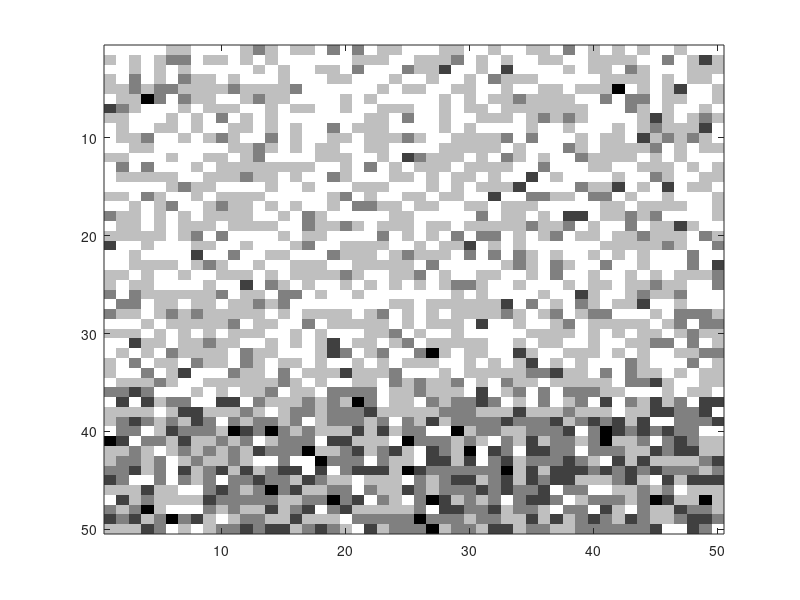

MATLAB code to generate this figure:
%% CONSTANT VARIABLES AND PARAMETERS %%%%%%%%%%%%%%%%%%%%%%%%%%%%%%%%%%%%%%
% Constant variables and parameters are defined in this section.
%%%%%%%%%%%%%%%%%%%%%%%%%%%%%%%%%%%%%%%%%%%%%%%%%%%%%%%%%%%%%%%%%%%%%%%%%%%
clear;
tic;
% duration in ticks
if ~exist('DURATION', 'var')
    DURATION = 200;
end
% height and width of the field
if ~exist('HEIGHT', 'var')
    HEIGHT = 50;
end
if ~exist('WIDTH', 'var')
    WIDTH = 50;
end
if ~exist('SCENARIO', 'var')
    SCENARIO = 2;
end
%FILLRATIO = 0.5;
% initial random filling
fields = randi(16,HEIGHT,WIDTH)-1;
kernel1 = [ones(HEIGHT, floor(WIDTH/2)), zeros(HEIGHT, ceil(WIDTH/2))];
kernel2 = [ones(floor(HEIGHT/2), WIDTH); zeros(ceil(HEIGHT/2), WIDTH)];
kernel3 = [ones(floor(HEIGHT/2), ceil(WIDTH/2)), zeros(floor(HEIGHT/2), ceil(WIDTH/2)); 
    zeros(floor(HEIGHT/2), ceil(WIDTH/2)),ones(floor(HEIGHT/2), ceil(WIDTH/2))];
if (SCENARIO == 1)
    fields = fields .* kernel1;
elseif (SCENARIO == 2)
    fields = fields .* kernel2;
elseif (SCENARIO == 3)
    fields = fields .* kernel3;
end

%% CALCULATIONS, FUNCTION CALLS AND MAIN PROGRAM %%%%%%%%%%%%%%%%%%%%%%%%%%
% All general calculations and operations come here.
%%%%%%%%%%%%%%%%%%%%%%%%%%%%%%%%%%%%%%%%%%%%%%%%%%%%%%%%%%%%%%%%%%%%%%%%%%%
% pre-allocation of memory for efficient use
animation = cell(HEIGHT, WIDTH, DURATION);
% actual calculations
i = 0;
while (i < DURATION)
    i = i+1;
    % collision
    for row = 1:HEIGHT
        for column = 1:WIDTH
            collisionField = fields(row, column);
            if collisionField == 5
                fields(row, column) = 10;
            elseif collisionField == 10;
                fields(row, column) = 5;
            end
        end
    end
    fieldsNew = zeros(HEIGHT, WIDTH);
    % propagation
    for row = 1:HEIGHT
        for column = 1:WIDTH
            % handle north particle
            if any(fields(row, column) == [8,9,10,11,12,13,14,15])
                if row <= 1
                    fieldsNew(row, column) = fieldsNew(row, column) + 2;
                else
                    fieldsNew(row-1, column) = fieldsNew(row-1, column) + 8;
                end
            end
            % handle south particle
            if any(fields(row, column) == [2,3,6,7,10,11,14,15])
                if row >= HEIGHT
                    fieldsNew(row, column) = fieldsNew(row, column) + 8;
                else
                    fieldsNew(row+1, column) = fieldsNew(row+1, column) + 2;
                end
            end
            % handle east particle
            if any(fields(row, column) == [4,5,6,7,12,13,14,15])
                if column >= WIDTH
                    fieldsNew(row, column) = fieldsNew(row, column) + 1;
                else
                    fieldsNew(row, column+1) = fieldsNew(row, column+1) + 4;
                end
            end
            % handle west particle
            if any(fields(row, column) == [1,3,5,7,9,11,13,15])
                if column <= 1
                    fieldsNew(row, column) = fieldsNew(row, column) + 4;
                else
                    fieldsNew(row, column-1) = fieldsNew(row, column-1) + 1;
                end
            end
        end
    end
    fields = fieldsNew;
    animation{i} = fields;
end
toc;
%% GRAPHICAL OUTPUT %%%%%%%%%%%%%%%%%%%%%%%%%%%%%%%%%%%%%%%%%%%%%%%%%%%%%%%
% Graphical output is generated here.
%%%%%%%%%%%%%%%%%%%%%%%%%%%%%%%%%%%%%%%%%%%%%%%%%%%%%%%%%%%%%%%%%%%%%%%%%%%
% create color map, so we don't have to recalculate the grey values over
% and over again
%%%%%%%%%%%%%%%%%%%%%%%%%%%%%%%%%%%%%%%%%%%%%%%%%%%%%%%%%%%%%%%%%%%%%%%%%%%
Pic = figure('visible','on');
% disables graphical output on the remote system. Switch 'on' at home.
%%%%%%%%%%%%%%%%%%%%%%%%%%%%%%%%%%%%%%%%%%%%%%%%%%%%%%%%%%%%%%%%%%%%%%%%%%%
% create color map, so we don't have to recalculate the grey values over
% and over again
cmRow = [1;0.75;0.75;0.5;0.75;0.5;0.5;0.25;0.75;0.5;0.5;0.25;0.5;0.25;0.25;0];
specialGray = [cmRow, cmRow, cmRow];
colormap(specialGray);
image(animation{1}+1);
drawnow

for i = 1:length(animation)
   image(animation{i}+1);
   drawnow
end